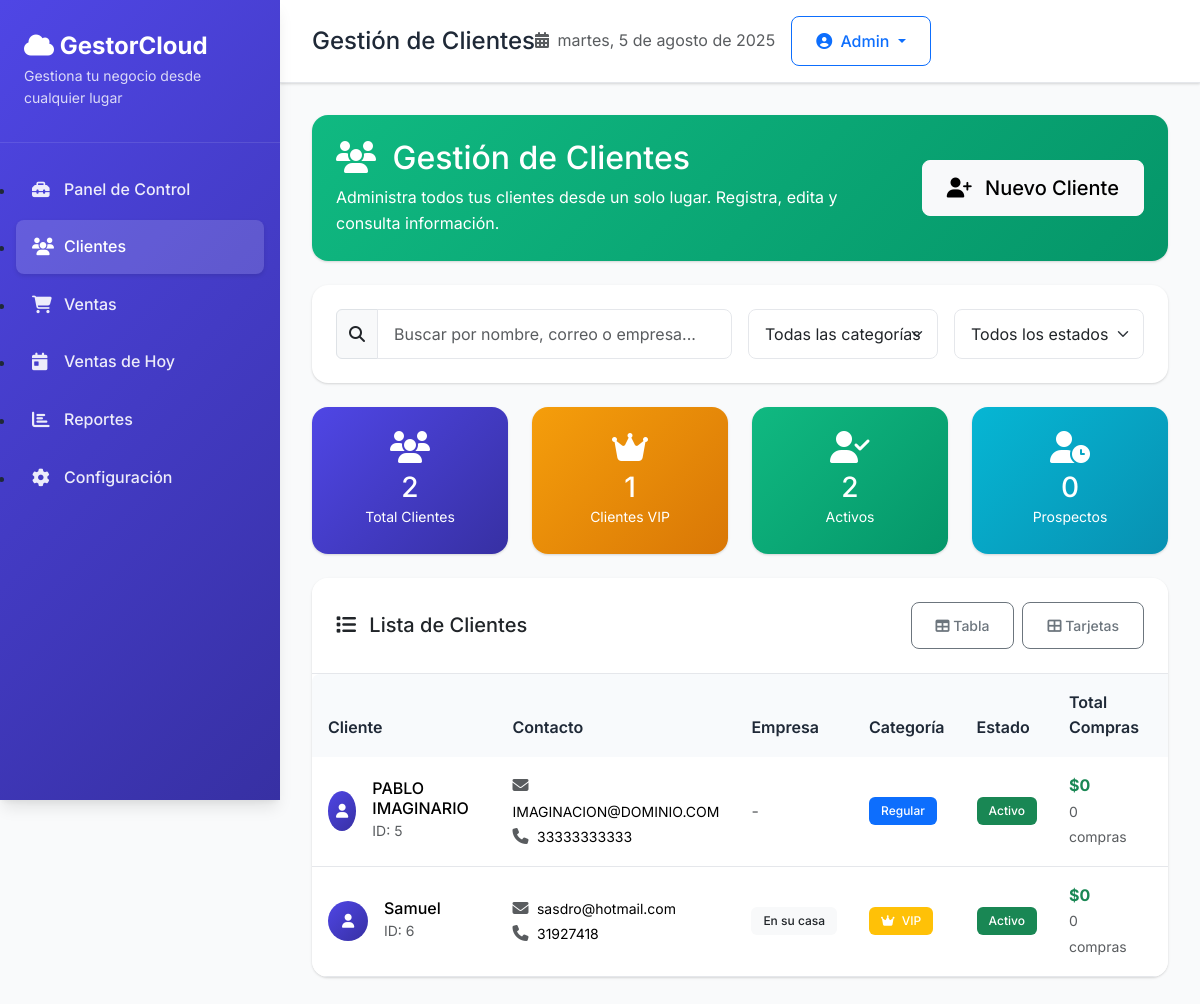
Screenshot of /clientes with the database file from the repository.
### tables this page shows
CREATE TABLE clientes (
                    id_cliente INTEGER PRIMARY KEY AUTOINCREMENT,
                    nombre_completo TEXT NOT NULL,
                    edad INTEGER NOT NULL,
                    direccion TEXT NOT NULL,
                    correo TEXT UNIQUE NOT NULL,
                    telefono TEXT NOT NULL,
                    empresa TEXT DEFAULT '',
                    categoria TEXT DEFAULT 'Regular',
                    estado TEXT DEFAULT 'Activo',
                    fecha_registro TEXT NOT NULL,
                    ultima_actualizacion TEXT NOT NULL,
                    notas TEXT DEFAULT '',
                    valor_total_compras REAL DEFAULT 0.0,
                    numero_compras INTEGER DEFAULT 0,
                    ultima_compra TEXT DEFAULT '',
                    descuento_cliente REAL DEFAULT 0.0
                );

### web/app.py (the view)
@app.get("/clientes", response_class=HTMLResponse)
async def lista_clientes(request: Request):
    clientes = db.obtener_todos_clientes()
    return templates.TemplateResponse("clientes.html", {
        "request": request,
        "clientes": clientes,
        "page": "clientes"
    })

### web/templates/clientes.html (shortened to what this page needs)
{% extends "base.html" %} {% block title %}Clientes - GestorCloud{% endblock %}
{% block page_title %}Gestión de Clientes{% endblock %} {% block content %}
<div class="fade-in">
  <div class="row mb-4">
    <div class="col-12">
      <div
        class="card border-0"
        style="
          background: linear-gradient(135deg, #10b981 0%, #059669 100%);
          color: white;
        "
      >
        <div class="card-body">
          <div class="row align-items-center">
            <div class="col-md-8">
              <h2 class="mb-2">
                <i class="fas fa-users me-2"></i>
                Gestión de Clientes
              </h2>
              <p class="mb-0 opacity-90">
                Administra todos tus clientes desde un solo lugar. Registra,
                edita y consulta información.
              </p>
            </div>
            <div class="col-md-4 text-end">
              <a href="/clientes/nuevo" class="btn btn-light btn-lg">
                <i class="fas fa-user-plus me-2"></i>
                Nuevo Cliente
              </a>
            </div>
          </div>
        </div>
      </div>
    </div>
  </div>
  <div class="row mb-4">
    <div class="col-12">
      <div class="card">
        <div class="card-body">
          <div class="row g-3">
            <div class="col-md-6">
              <div class="input-group">
                <span class="input-group-text">
                  <i class="fas fa-search"></i>
                </span>
                <input
                  type="text"
                  class="form-control"
                  id="searchInput"
                  placeholder="Buscar por nombre, correo o empresa..."
                />
              </div>
            </div>
            <div class="col-md-3">
              <select class="form-select" id="filterCategoria">
                <option value="">Todas las categorías</option>
              </select>
            </div>
            <div class="col-md-3">
              <select class="form-select" id="filterEstado">
                <option value="">Todos los estados</option>
              </select>
            </div>
          </div>
        </div>
      </div>
    </div>
  </div>
  <div class="row mb-4">
    <div class="col-md-3">
      <div
        class="card text-center border-0"
        style="
          background: linear-gradient(135deg, #4f46e5, #3730a3);
          color: white;
        "
      >
        <div class="card-body">
          <i class="fas fa-users fa-2x mb-2"></i>
          <h3 class="mb-0">{{ clientes|length }}</h3>
          <small>Total Clientes</small>
        </div>
      </div>
    </div>
    <div class="col-md-3">
      <div
        class="card text-center border-0"
        style="
          background: linear-gradient(135deg, #f59e0b, #d97706);
          color: white;
        "
      >
        <div class="card-body">
          <i class="fas fa-crown fa-2x mb-2"></i>
          <h3 class="mb-0">
            {{ clientes|selectattr("categoria", "equalto", "VIP")|list|length }}
          </h3>
          <small>Clientes VIP</small>
        </div>
      </div>
    </div>
    <div class="col-md-3">
      <div
        class="card text-center border-0"
        style="
          background: linear-gradient(135deg, #10b981, #059669);
          color: white;
        "
      >
        <div class="card-body">
          <i class="fas fa-user-check fa-2x mb-2"></i>
          <h3 class="mb-0">
            {{ clientes|selectattr("estado", "equalto", "Activo")|list|length }}
          </h3>
          <small>Activos</small>
        </div>
      </div>
    </div>
    <div class="col-md-3">
      <div
        class="card text-center border-0"
        style="
          background: linear-gradient(135deg, #06b6d4, #0891b2);
          color: white;
        "
      >
        <div class="card-body">
          <i class="fas fa-user-clock fa-2x mb-2"></i>
          <h3 class="mb-0">
            {{ clientes|selectattr("categoria", "equalto",
            "Prospecto")|list|length }}
          </h3>
          <small>Prospectos</small>
        </div>
      </div>
    </div>
  </div>
  <div class="row">
    <div class="col-12">
      <div class="card">
        <div
          class="card-header d-flex justify-content-between align-items-center"
        >
          <h5 class="mb-0">
            <i class="fas fa-list me-2"></i>
            Lista de Clientes
          </h5>
          <div class="d-flex gap-2">
            <button
              class="btn btn-outline-secondary btn-sm"
              onclick="toggleView('table')"
            >
              <i class="fas fa-table"></i> Tabla
            </button>
            <button
              class="btn btn-outline-secondary btn-sm"
              onclick="toggleView('cards')"
            >
              <i class="fas fa-th-large"></i> Tarjetas
            </button>
          </div>
        </div>
        <div class="card-body p-0">
          {% if clientes %}
          <div id="tableView" class="table-responsive">
            <table class="table table-hover mb-0">
              <thead>
                <tr>
                  <th>Cliente</th>
                  <th>Contacto</th>
                  <th>Empresa</th>
                  <th>Categoría</th>
                  <th>Estado</th>
                  <th>Total Compras</th>
                  <th>Última Compra</th>
                </tr>
              </thead>
              <tbody id="clientesTableBody">
                {% for cliente in clientes %}
                <tr
                  class="cliente-row"
                  data-cliente="{{ cliente.nombre_completo|lower }} {{ cliente.correo|lower }} {{ cliente.empresa|lower }}"
                  data-categoria="{{ cliente.categoria }}"
                  data-estado="{{ cliente.estado }}"
                >
                  <td>
                    <div class="d-flex align-items-center">
                      <div class="avatar-circle me-3">
                        <i class="fas fa-user"></i>
                      </div>
                      <div>
                        <h6 class="mb-0">{{ cliente.nombre_completo }}</h6>
                        <small class="text-muted"
                          >ID: {{ cliente.id_cliente }}</small
                        >
                      </div>
                    </div>
                  </td>
                  <td>
                    <div>
                      <i class="fas fa-envelope text-muted me-1"></i>
                      <small>{{ cliente.correo }}</small>
                    </div>
                    <div>
                      <i class="fas fa-phone text-muted me-1"></i>
                      <small>{{ cliente.telefono }}</small>
                    </div>
                  </td>
                  <td>
                    {% if cliente.empresa %}
                    <span class="badge bg-light text-dark"
                      >{{ cliente.empresa }}</span
                    >
                    {% else %}
                    <span class="text-muted">-</span>
                    {% endif %}
                  </td>
                  <td>
                    <span
                      class="badge {% if cliente.categoria == 'VIP' %}bg-warning {% elif cliente.categoria == 'Regular' %}bg-primary {% elif cliente.categoria == 'Prospecto' %}bg-info {% else %}bg-secondary{% endif %}"
                    >
                      {% if cliente.categoria == 'VIP' %}
                      <i class="fas fa-crown me-1"></i>
                      {% endif %} {{ cliente.categoria }}
                    </span>
                  </td>
                  <td>
                    <span
                      class="badge {% if cliente.estado == 'Activo' %}bg-success {% elif cliente.estado == 'Prospecto' %}bg-info {% else %}bg-secondary{% endif %}"
                    >
                      {{ cliente.estado }}
                    </span>
                  </td>
                  <td>
                    <strong class="text-success"
                      >${{ "{:,.0f}".format(cliente.valor_total_compras)
                      }}</strong
                    >
                    <br />
                    <small class="text-muted"
                      >{{ cliente.numero_compras }} compras</small
                    >
                  </td>
                  <td>
                  </td>
                </tr>
                {% endfor %}
              </tbody>
            </table>
          </div>
          {% endif %}
        </div>
      </div>
    </div>
  </div>
</div>
{% endblock %}

### web/templates/base.html (style rules this page uses)
:root { --primary-color: #4f46e5; --primary-dark: #3730a3; --secondary-color: #f8fafc; --success-color: #10b981; --warning-color: #f59e0b; --danger-color: #ef4444; --dark-color: #1f2937; --light-color: #f9fafb; --border-color: #e5e7eb; --shadow: 0 1px 3px 0 rgba(0, 0, 0, 0.1), 0 1px 2px 0 rgba(0, 0, 0, 0.06); --shadow-lg: 0 10px 15px -3px rgba(0, 0, 0, 0.1), 0 4px 6px -2px rgba(0, 0, 0, 0.05); }
* { margin: 0; padding: 0; box-sizing: border-box; }
body { font-family: "Inter", sans-serif; background-color: var(--light-color); color: var(--dark-color); line-height: 1.6; }
.card { border: none; box-shadow: var(--shadow); border-radius: 1rem; overflow: hidden; transition: all 0.2s ease; }
.card-header { background: white; border-bottom: 1px solid var(--border-color); padding: 1.5rem; font-weight: 600; }
.card-body { padding: 1.5rem; }
.btn { border-radius: 0.5rem; font-weight: 500; padding: 0.75rem 1.5rem; transition: all 0.2s ease; }
.table { border-radius: 0.5rem; overflow: hidden; }
.table thead th { background-color: var(--secondary-color); border: none; font-weight: 600; color: var(--dark-color); padding: 1rem; }
.table tbody td { padding: 1rem; border-color: var(--border-color); vertical-align: middle; }
.badge { font-weight: 500; font-size: 0.75rem; padding: 0.5rem 0.75rem; border-radius: 0.375rem; }
.form-control, .form-select { border-radius: 0.5rem; border: 1px solid var(--border-color); padding: 0.75rem 1rem; transition: all 0.2s ease; }
.fade-in { animation: fadeIn 0.5s ease-in; }

### web/templates/clientes.html (style rules this page uses)
.avatar-circle { width: 40px; height: 40px; background: linear-gradient( 135deg, var(--primary-color), var(--primary-dark) ); border-radius: 50%; display: flex; align-items: center; justify-content: center; color: white; font-size: 0.875rem; }

### rows the page displays
clientes: nombre_completo "PABLO IMAGINARIO", id_cliente "5", correo "IMAGINACION@DOMINIO.COM", telefono "33333333333", categoria "Regular", estado "Activo", valor_total_compras "0", numero_compras "0"
clientes: nombre_completo "Samuel", id_cliente "6", correo "sasdro@hotmail.com", telefono "31927418", empresa "En su casa", categoria "VIP", estado "Activo", valor_total_compras "0", numero_compras "0"

### other values shown
{{ clientes|length }} "2"
{{ clientes|selectattr("categoria", "equalto", "VIP")|list|length }} "1"
{{ clientes|selectattr("estado", "equalto", "Activo")|list|length }} "2"
